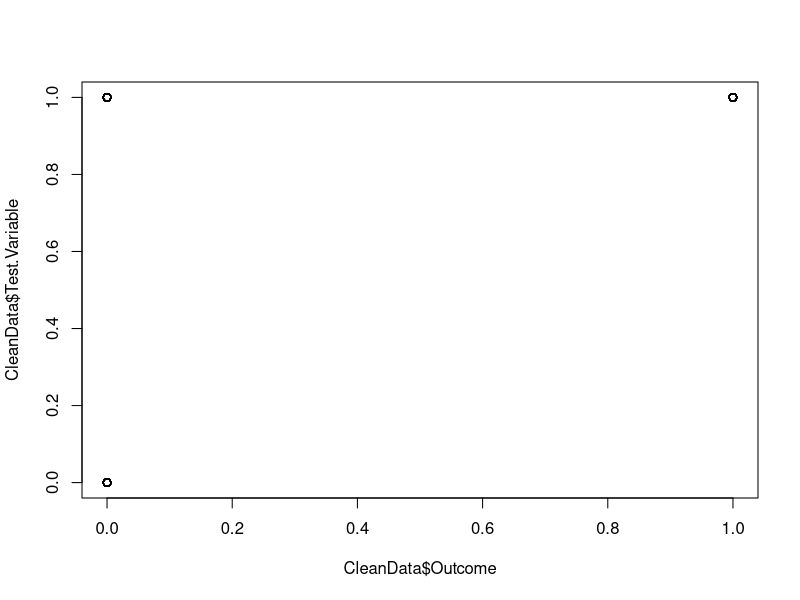
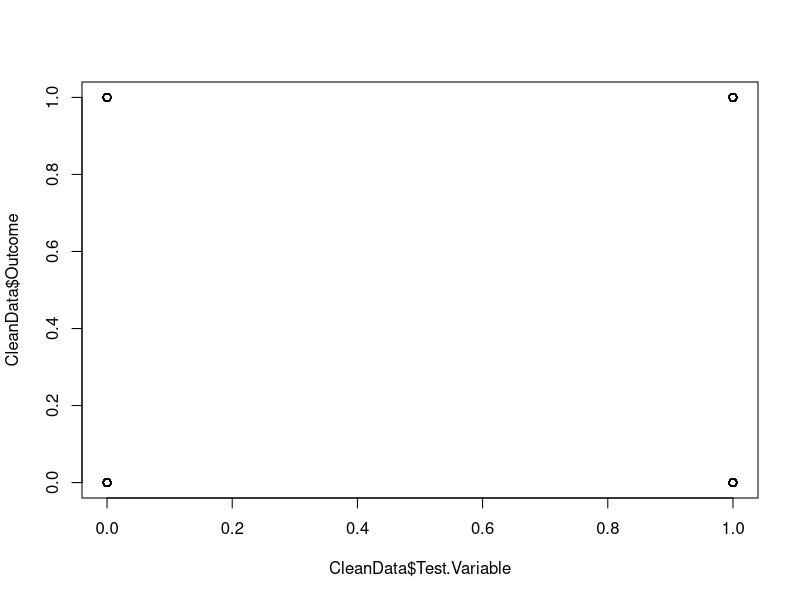

Generate these figures, in order, with R: (Note: this script raises an error after producing the figures.)

#Setting the path
setwd("/Users/harshitasrivastava/Desktop/SDM/TeamLeada/MightyHive")

ABD <- read.csv("Abandoned_Data_Seed.csv", header = TRUE, stringsAsFactors = F)
View(ABD)
#For question number 2
ABD_test <- read.csv("Abandoned_Data_TestAs1.csv", header = TRUE, stringsAsFactors = F)
library(MASS)
data(ABD_test)
summary(ABD_test)
q95.gaussian <- qnorm(0.95,mean=mean(ABD_test$Test_control),sd=sd(ABD_test$Test_control))
1.327759
q5.gaussian <- qnorm(0.05,mean=mean(ABD_test$Test_control),sd=sd(ABD_test$Test_control))
-0.3170983
quantile(ABD_test$Test_control,.95)
quantile(ABD_test$Test_control,.05)
#Loading Clean data 
CleanData <- read.csv("Clean_data.csv", header = TRUE, stringsAsFactors = F)
View(CleanData)
summary(CleanData$Test.Variable)
qqplot(CleanData$Outcome,CleanData$Test.Variable)


fit1 <- lm(formula = CleanData$Outcome ~ CleanData$Test.Variable)
summary(fit1)
plot(CleanData$Outcome ~ CleanData$Test.Variable)
abline(f1,col="red")
fit2 <- lm(formula = CleanData$Outcome ~ CleanData$Test.Variable+ CleanData$Email_ID + CleanData$Incoming_Phone )
summary(fit2)

a_obs = na.omit(CleanData$Outcome)
b_obs = na.omit(CleanData$Test.Variable)
a_proportion = sum(a_obs)/length(a_obs)
b_proportion = sum(b_obs)/length(b_obs)

#For question number 3
CleanData <- read.csv("Clean_data.csv", header = TRUE, stringsAsFactors = F)
CleanData_State <- CleanData[CleanData$State == 1,]
View(CleanData)
nrow(CleanData)
summary(CleanData_State$Test.Variable)

#Question 10
Clean_data_5states <- read.csv("Clean_data_5states.csv", header = TRUE, stringsAsFactors = F)
View(Clean_data_5states)
nrow(Clean_data_5states)

#QUESTION 14
Data_response_time <- read.csv("Result Using  Excel.csv", header = TRUE, stringsAsFactors = F)
View(Data_response_time)
f2 <- lm(formula = Data_response_time$Y ~ Data_response_time$X + Data_response_time$Days_in_Between + Data_response_time$Days_in_Between + Data_response_time$D_State + Data_response_time$D_Email + Data_response_time$INT_T_STATE +Data_response_time$INT_T_EMAIL)
summary(f2)


#Question 15
Clean_data_INT <- read.csv("Clean_data_INT.csv", header = TRUE, stringsAsFactors = F)
View(Clean_data_INT)


ABD_Complete <- complete.cases(Clean_data_INT)
is.na(ABD_Complete)

#The na.omit function resulting logical can be used to remove incomplete records from the data.frame. 
ABD_Complete1 <- na.omit(ABD_Complete)
#The row.names of the removed records are stored in an attribute called na.action.
na.action(ABD_Complete1)
e <- as.numeric(Clean_data_INT$D_Email_ID)
f1 <- lm(formula = Clean_data_INT$Outcome ~ Clean_data_INT$Test.Variable + e + Clean_data_INT$Incoming_Phone +Clean_data_INT$D_State+Clean_data_INT$INT_STATE+Clean_data_INT$INT_EMAIL_ID )
str(Clean_data_INT)
summary(f1)

 now <- Sys.time()
 then <- Sys.time()
 then - now